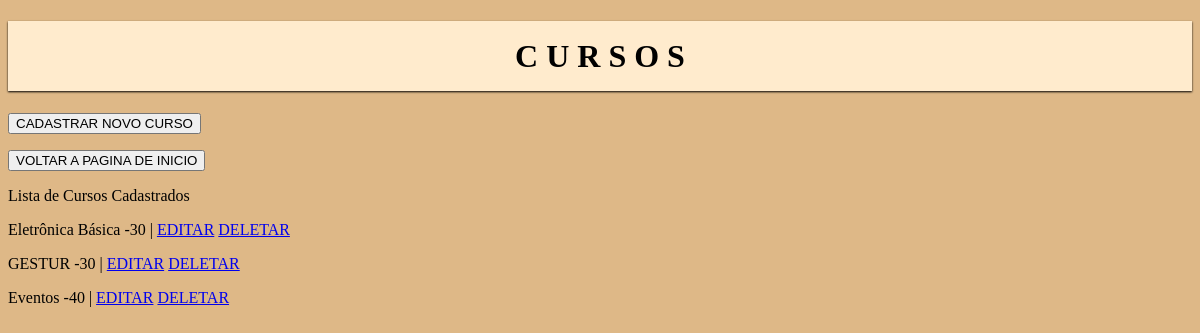
The app's page /cursos/, older data.
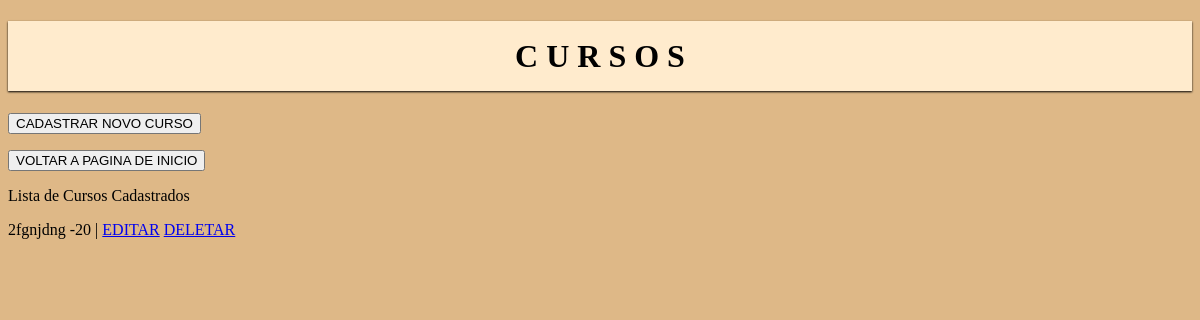
The same page, newer data.
### core/models.py (models this page shows)
class Curso(models.Model):
    titulo = models.CharField('Título', max_length=100)
    vagas = models.IntegerField('Vagas')

### core/views.py (the view)
# urls.py: path('cursos/', cursos_listar, name='cursos_listar'),
def cursos_listar(request):
    cursos = Curso.objects.all()
    contexto = {
        'lista_cursos': cursos
    }
    return render(request, 'cursos.html', contexto)

### templates/cursos.html (shortened to what this page needs)
{% load static %}
{% load widget_tweaks %}
<!DOCTYPE html>
<html lang="en">
<head>
    <link rel="stylesheet" type="text/css" href="{% static 'estilo.css' %}" />
</head>
<body>
    <h1> C U R S O S </h1>
    <p><a href="{% url 'cursos_cadastro'%}"><button type="button">CADASTRAR NOVO CURSO</button></a></p>
    <p><a href="{% url 'home'%}"><button type="button">VOLTAR A PAGINA DE INICIO</button></a></p>
    <p>Lista de Cursos Cadastrados</p>
    {% for curso in lista_cursos %}
        <p>{{curso.titulo}} -{{curso.vagas}} |
        <a href="{% url 'curso_editar' curso.id %}">EDITAR</a>
        <a href="{% url 'curso_remover' curso.id %}">DELETAR</a></p>
    {% empty %}
    <p>Nenhum curso cadastrado ainda</p>
    {% endfor %}
</body>
</html>

### static/estilo.css (style rules this page uses)
body { background-color: burlywood; }
h1 { background-color: blanchedalmond; height: 70px; text-align: center; line-height: 70px; box-shadow: 0 1px 2px; }

Row changes from the older to the newer data that the page shows:
removed Curso: titulo "Eletrônica Básica", vagas "30"
removed Curso: titulo "GESTUR", vagas "30"
removed Curso: titulo "Eventos", vagas "40"
added Curso: titulo "2fgnjdng", vagas "20"
